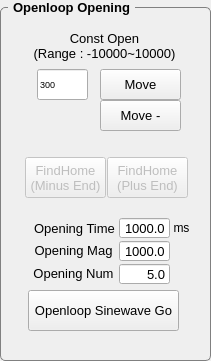
  <widget class="QGroupBox" name="GB_JointSelection_7">
   <property name="geometry">
    <rect>
     <x>19</x>
     <y>358</y>
     <width>211</width>
     <height>361</height>
    </rect>
   </property>
   <property name="font">
    <font>
     <pointsize>10</pointsize>
     <weight>75</weight>
     <bold>true</bold>
    </font>
   </property>
   <property name="styleSheet">
    <string notr="true">QGroupBox {
    border: 1px solid gray;
    border-radius: 5px;
    margin-top: 7px;
}

QGroupBox::title {
    subcontrol-origin: margin;
    left: 8px;
    padding: 0 3px 0 3px;
}
</string>
   </property>
   <property name="title">
    <string>Openloop Opening</string>
   </property>
   <widget class="QLabel" name="label_33">
    <property name="geometry">
     <rect>
      <x>29</x>
      <y>218</y>
      <width>91</width>
      <height>21</height>
     </rect>
    </property>
    <property name="font">
     <font>
      <pointsize>10</pointsize>
     </font>
    </property>
    <property name="text">
     <string>Opening Time</string>
    </property>
    <property name="alignment">
     <set>Qt::AlignCenter</set>
    </property>
   </widget>
   <widget class="QLabel" name="label_36">
    <property name="geometry">
     <rect>
      <x>171</x>
      <y>217</y>
      <width>21</width>
      <height>21</height>
     </rect>
    </property>
    <property name="text">
     <string>ms</string>
    </property>
    <property name="alignment">
     <set>Qt::AlignCenter</set>
    </property>
   </widget>
   <widget class="QPushButton" name="BTN_OPENLOOP_SINE_GO">
    <property name="geometry">
     <rect>
      <x>28</x>
      <y>290</y>
      <width>151</width>
      <height>41</height>
     </rect>
    </property>
    <property name="font">
     <font>
      <pointsize>10</pointsize>
     </font>
    </property>
    <property name="text">
     <string>Openloop Sinewave Go</string>
    </property>
   </widget>
   <widget class="QLineEdit" name="LE_OPENLOOP_SINE_NUM">
    <property name="geometry">
     <rect>
      <x>119</x>
      <y>264</y>
      <width>51</width>
      <height>20</height>
     </rect>
    </property>
    <property name="font">
     <font>
      <pointsize>10</pointsize>
     </font>
    </property>
    <property name="text">
     <string>5.0</string>
    </property>
    <property name="alignment">
     <set>Qt::AlignRight|Qt::AlignTrailing|Qt::AlignVCenter</set>
    </property>
   </widget>
   <widget class="QLabel" name="label_34">
    <property name="geometry">
     <rect>
      <x>28</x>
      <y>240</y>
      <width>91</width>
      <height>21</height>
     </rect>
    </property>
    <property name="font">
     <font>
      <pointsize>10</pointsize>
     </font>
    </property>
    <property name="text">
     <string>Opening Mag</string>
    </property>
    <property name="alignment">
     <set>Qt::AlignCenter</set>
    </property>
   </widget>
   <widget class="QLabel" name="label_35">
    <property name="geometry">
     <rect>
      <x>28</x>
      <y>263</y>
      <width>91</width>
      <height>21</height>
     </rect>
    </property>
    <property name="font">
     <font>
      <pointsize>10</pointsize>
     </font>
    </property>
    <property name="text">
     <string>Opening Num</string>
    </property>
    <property name="alignment">
     <set>Qt::AlignCenter</set>
    </property>
   </widget>
   <widget class="QPushButton" name="BTN_LIGHT_FINDHOME_MINUS_END">
    <property name="enabled">
     <bool>false</bool>
    </property>
    <property name="geometry">
     <rect>
      <x>25</x>
      <y>157</y>
      <width>81</width>
      <height>41</height>
     </rect>
    </property>
    <property name="font">
     <font>
      <pointsize>10</pointsize>
     </font>
    </property>
    <property name="text">
     <string>FindHome 
(Minus End)</string>
    </property>
   </widget>
   <widget class="QLineEdit" name="LE_OPENLOOP_SINE_TIME">
    <property name="geometry">
     <rect>
      <x>119</x>
      <y>218</y>
      <width>51</width>
      <height>20</height>
     </rect>
    </property>
    <property name="font">
     <font>
      <pointsize>10</pointsize>
     </font>
    </property>
    <property name="text">
     <string>1000.0</string>
    </property>
    <property name="alignment">
     <set>Qt::AlignRight|Qt::AlignTrailing|Qt::AlignVCenter</set>
    </property>
   </widget>
   <widget class="QPushButton" name="BTN_LIGHT_FINDHOME_PLUS_END">
    <property name="enabled">
     <bool>false</bool>
    </property>
    <property name="geometry">
     <rect>
      <x>107</x>
      <y>157</y>
      <width>81</width>
      <height>41</height>
     </rect>
    </property>
    <property name="font">
     <font>
      <pointsize>10</pointsize>
     </font>
    </property>
    <property name="text">
     <string>FindHome
(Plus End)</string>
    </property>
   </widget>
   <widget class="QLineEdit" name="LE_OPENLOOP_SINE_MAG">
    <property name="geometry">
     <rect>
      <x>119</x>
      <y>241</y>
      <width>51</width>
      <height>20</height>
     </rect>
    </property>
    <property name="font">
     <font>
      <pointsize>10</pointsize>
     </font>
    </property>
    <property name="text">
     <string>1000.0</string>
    </property>
    <property name="alignment">
     <set>Qt::AlignRight|Qt::AlignTrailing|Qt::AlignVCenter</set>
    </property>
   </widget>
   <widget class="QLineEdit" name="LE_CONST_OPEN_VALUE">
    <property name="geometry">
     <rect>
      <x>37</x>
      <y>69</y>
      <width>51</width>
      <height>31</height>
     </rect>
    </property>
    <property name="font">
     <font>
      <pointsize>7</pointsize>
     </font>
    </property>
    <property name="text">
     <string>300</string>
    </property>
   </widget>
   <widget class="QPushButton" name="BTN_CONST_OPEN_NEG">
    <property name="enabled">
     <bool>true</bool>
    </property>
    <property name="geometry">
     <rect>
      <x>100</x>
      <y>100</y>
      <width>81</width>
      <height>31</height>
     </rect>
    </property>
    <property name="font">
     <font>
      <pointsize>10</pointsize>
     </font>
    </property>
    <property name="text">
     <string>Move -</string>
    </property>
   </widget>
   <widget class="QPushButton" name="BTN_CONST_OPEN_POS">
    <property name="enabled">
     <bool>true</bool>
    </property>
    <property name="geometry">
     <rect>
      <x>100</x>
      <y>69</y>
      <width>81</width>
      <height>31</height>
     </rect>
    </property>
    <property name="font">
     <font>
      <pointsize>10</pointsize>
     </font>
    </property>
    <property name="text">
     <string>Move</string>
    </property>
   </widget>
   <widget class="QLabel" name="label_37">
    <property name="geometry">
     <rect>
      <x>-6</x>
      <y>20</y>
      <width>221</width>
      <height>51</height>
     </rect>
    </property>
    <property name="font">
     <font>
      <pointsize>10</pointsize>
     </font>
    </property>
    <property name="text">
     <string>Const Open
(Range : -10000~10000)</string>
    </property>
    <property name="alignment">
     <set>Qt::AlignCenter</set>
    </property>
   </widget>
  </widget>
